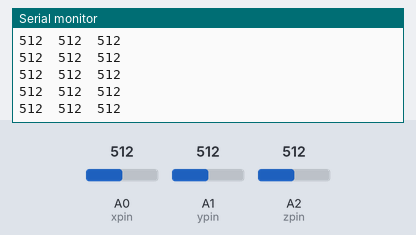
The sketch below on a simulated Arduino Uno, built with avr-gcc and run on an emulated ATmega328P. On the bench: the last lines printed to the serial monitor. Inputs (shaded band) come from the test bench; at power-on: A0 (xpin) = 512, A2 (zpin) = 512, A1 (ypin) = 512.

Above: at 1.2 s.
1.3 s: A0 (xpin) set to 107
At 2.2 s:
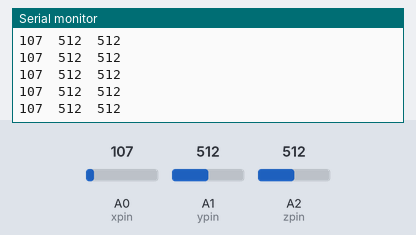
4.3 s: A0 (xpin) set to 89
At 5.1 s:
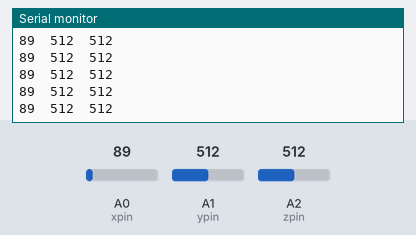
8.8 s: A2 (zpin) set to 987
At 9.6 s:
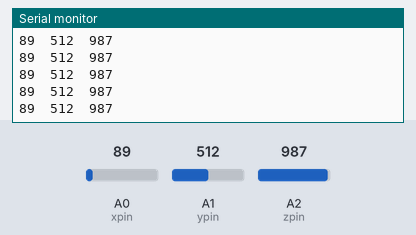
10.3 s: A2 (zpin) set to 1010
At 11.0 s:
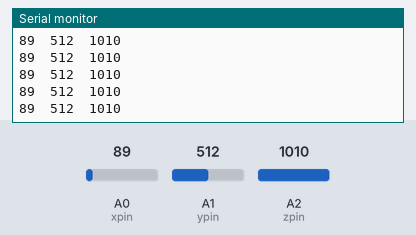
Timing chart, 0 to 12.8 s (numbered marks = the images above; inputs shaded):
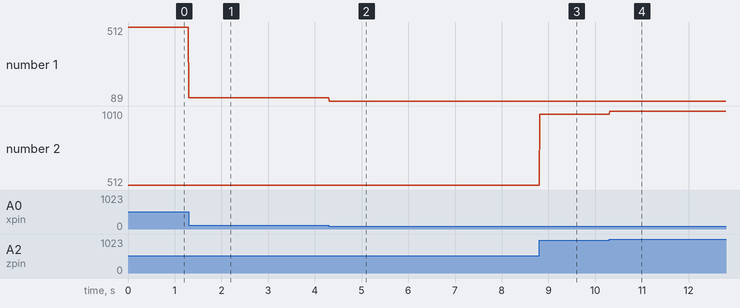

Measured:
- after the input at 1.3 s, the serial monitor: prints a new line at once (image 1)
- after the input at 4.3 s, the serial monitor: prints a new line at once (image 2)
- after the input at 8.8 s, the serial monitor: prints a new line at once (image 3)
- after the input at 10.3 s, the serial monitor: prints a new line at once (image 4)
- plotted number 1: 512 → 107 after the input at 1.3 s, 107 → 89 after the input at 4.3 s
- plotted number 2: 512 → 987 after the input at 8.8 s, 987 → 1010 after the input at 10.3 s

The sketch:

ADXL335.ino
```cpp
int zpin = A2;
int ypin = A1;
int xpin = A0;

// These are only used if you're plugging the ADXL335 (on the
// Adafruit breakout board) directly into the analog input pins
// of your Arduino. See comment below.
int vinpin = A5;
int voutpin = A4;
int gndpin = A3;

void setup() {
  Serial.begin(115200);

  // Uncomment the following lines if you're using an ADXL335 on an
  // Adafruit breakout board (https://www.adafruit.com/products/163)
  // and want to plug it directly into (and power it from) the analog
  // input pins of your Arduino board.
//  pinMode(vinpin, OUTPUT); digitalWrite(vinpin, HIGH);
//  pinMode(gndpin, OUTPUT); digitalWrite(gndpin, LOW);
//  pinMode(voutpin, INPUT);

  pinMode(xpin, INPUT);
  pinMode(ypin, INPUT);
  pinMode(zpin, INPUT);
}

void loop() {
  Serial.print(analogRead(xpin)); Serial.print("\t");
  Serial.print(analogRead(ypin)); Serial.print("\t");
  Serial.print(analogRead(zpin)); Serial.println();
  delay(10);
}
```
